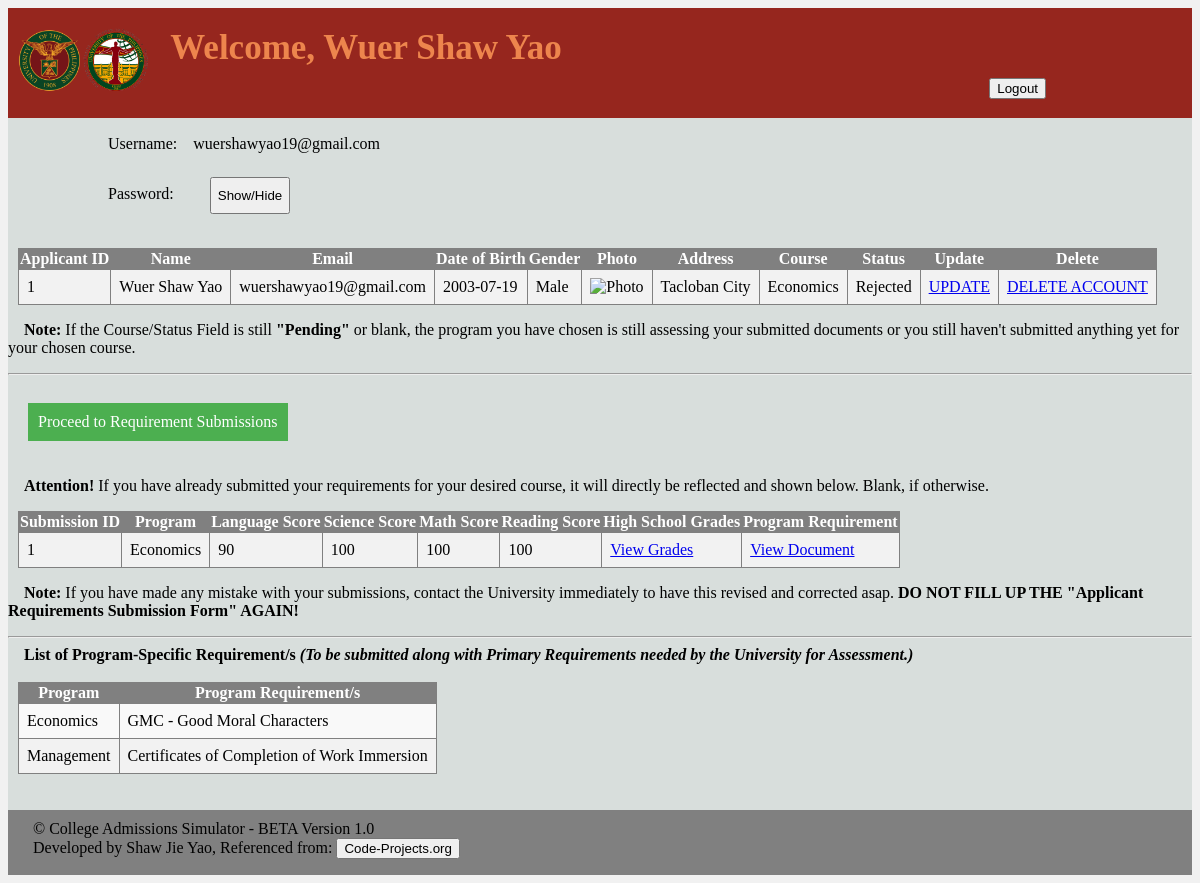
/applicant.php (signed in), run on the app's committed database.
### tables this page shows
CREATE TABLE `applicant` (
  `applicant_id` int NOT NULL AUTO_INCREMENT,
  `name` varchar(255) DEFAULT NULL,
  `email` varchar(255) DEFAULT NULL,
  `password` varchar(255) DEFAULT NULL,
  `address` varchar(255) DEFAULT NULL,
  `Date_of_birth` date NOT NULL,
  `gender` varchar(10) NOT NULL,
  `photo` varchar(255) DEFAULT NULL,
  `course` varchar(255) DEFAULT NULL,
  `status` varchar(255) NOT NULL,
  PRIMARY KEY (`applicant_id`),
  UNIQUE KEY `email` (`email`)
);

CREATE TABLE `applicant_info` (
  `id` int NOT NULL AUTO_INCREMENT,
  `name` varchar(255) NOT NULL,
  `email` varchar(255) NOT NULL,
  `language_score` int DEFAULT NULL,
  `science_score` int DEFAULT NULL,
  `math_score` int DEFAULT NULL,
  `reading_score` int DEFAULT NULL,
  `chosen_program` varchar(255) NOT NULL,
  `grades_path` varchar(255) DEFAULT NULL,
  `program_requirement_path` varchar(255) DEFAULT NULL,
  PRIMARY KEY (`id`),
  UNIQUE KEY `email_unique` (`email`)
);

CREATE TABLE `programs` (
  `program_id` int NOT NULL AUTO_INCREMENT,
  `program` varchar(255) NOT NULL,
  `program_requirements` varchar(9999) NOT NULL,
  PRIMARY KEY (`program_id`)
);

### applicant.php (the view, shortened to what this page needs)
<?php
	require('connection_db.php');
	if (isset($_POST['logout'])) {
		session_destroy();
		header('Location:index.php');
	}
	elseif($_SESSION['login']=="applicant")
	{
		$user =$_SESSION['name'];
	}
	else
		header('Location:index.php');
?>
<!DOCTYPE html>
<html>
<head>
</head>
<body>
	<div style="background-color: #96261e; height: 100px; padding-top: 10px;">
		<div style="padding: 10px; display: inline-flex;">
			<img style = "height: 65px; display: inline-flex;" src="UP-System-UP-Cebu-Logo.png" alt="UP Logo"><b style="font-family: cursive; font-size: 35px; color: #ed854d; width: 800px; margin-left: 20px;"><?php
			echo "Welcome, ". $user ?></b>
		</div>
		<form style="display: inline-flex;" action="#" method="POST">
		<input style="margin: 5px;" type="submit" name="logout" value="Logout">
	</form>
	</div>
	<div style="background-color: #d8dedc; height: auto; padding-top: 1px;">
		<?php
			$applicant_id=$_SESSION['applicant_id'];
			$sql = "SELECT * FROM applicant WHERE applicant_id='$applicant_id'";
				$result = mysqli_query($connectivity, $sql);
				if (mysqli_num_rows($result) == 0) {
				   echo "No data found";
				}
				else{
					while ($row=mysqli_fetch_assoc($result)) {
					$applicant_id=$row['applicant_id'];
					$name=$row['name'];
					$email=$row['email'];
					$dob=$row['Date_of_birth'];
					$gender=$row['gender'];
					$address=$row['address'];
					$course=$row['course'];
					$status=$row['status'];
				}
		?>
			<div style="margin-left: 100px;">
			<p>Username:&emsp;<?=$email;?><br>
			<p style="display: inline-flex;">Password:&emsp;
				<button style="height: 37px; margin-top: -8px;" type="button" onclick="password()">Show/Hide</button>
			</div><br>
					<table style="margin-left: 10px; margin-right: 10px;" border="1px">
						<tr>
							<th>Applicant ID</th>
							<th>Name</th>
							<th>Email</th>
							<th>Date of Birth</th>
							<th>Gender</th>
							<th>Photo</th>
							<th>Address</th>
							<th>Course</th>
							<th>Status</th>
							<th>Update</th>
							<th>Delete</th>
						</tr>
						<tr>
							<td><?=$applicant_id;?></td>
							<td><?=$name;?></td>
							<td><?=$email;?></td>
							<td><?=$dob;?></td>
							<td><?=$gender;?></td>
							<td><img src="<?= htmlspecialchars($row['photo']) ?>" alt="Photo" style="width: 100px; height: 100px; object-fit: cover;"></td>
							<td><?=$address;?></td>
							<td><?=$course;?></td>
							<td><?=$status;?></td>
							<td><a href="update2.php?s_id=<?=$applicant_id;?>">UPDATE</a></td>
							<td><a href="insert_db.php?st_id=<?=$applicant_id;?>" onclick="return confirm('Are you sure you want to delete your account?');">DELETE ACCOUNT</a></td>
						</tr>
					</table>
					<p>&emsp;<b>Note:</b> If the Course/Status Field is still <b>"Pending"</b> or blank, the program you have chosen is still assessing your submitted documents or you still haven't submitted anything yet for your chosen course.</p>
					<hr>
					<a href="enrollment.php" style="display: inline-block; margin: 20px; padding: 10px; background-color: #4CAF50; color: white; text-decoration: none;">Proceed to Requirement Submissions</a>
					<p>&emsp;<b>Attention!</b> If you have already submitted your requirements for your desired course, it will directly be reflected and shown below. Blank, if otherwise.</p>
					<?php
						if (isset($_SESSION['email'])) {
							$email = $_SESSION['email'];
							$sql = "SELECT id, chosen_program, language_score, science_score, math_score, reading_score, grades_path, program_requirement_path FROM applicant_info WHERE email = ?";
							$stmt = mysqli_prepare($connectivity, $sql);
							mysqli_stmt_bind_param($stmt, "s", $email);
							mysqli_stmt_execute($stmt);
							mysqli_stmt_bind_result($stmt, $id, $chosenprog, $langscore, $sciscore, $mathscore, $readingscore, $gradespath, $progreqpath);
							?>
							<table style="margin-left: 10px; margin-right: 10px;" border="1px">
								<tr>
									<th>Submission ID</th>
									<th>Program</th>
									<th>Language Score</th>
									<th>Science Score</th>
									<th>Math Score</th>
									<th>Reading Score</th>
									<th>High School Grades</th>
									<th>Program Requirement</th>
								</tr>
							<?php
							while (mysqli_stmt_fetch($stmt)) {
								echo "<tr>";
								echo "<td>" . htmlspecialchars($id) . "</td>";
								echo "<td>" . htmlspecialchars($chosenprog) . "</td>";
								echo "<td>" . htmlspecialchars($langscore) . "</td>";
								echo "<td>" . htmlspecialchars($sciscore) . "</td>";
								echo "<td>" . htmlspecialchars($mathscore) . "</td>";
								echo "<td>" . htmlspecialchars($readingscore) . "</td>";
								echo "<td><a href='" . htmlspecialchars($gradespath) . "' target='_blank'>View Grades</a></td>";
								echo "<td><a href='" . htmlspecialchars($progreqpath) . "' target='_blank'>View Document</a></td>";
								echo "</tr>";
							}
							?>
							</table>
							<?php
						} else {
							echo "Session email not set.";
						}
					?>
					<p>&emsp;<b>Note:</b> If you have made any mistake with your submissions, contact the University immediately to have this revised and corrected asap. <b>DO NOT FILL UP THE "Applicant Requirements Submission Form" AGAIN!</b></p>
					<hr>
					&emsp;<b>List of Program-Specific Requirement/s <i>(To be submitted along with Primary Requirements needed by the University for Assessment.)</i></b><br><br>
					<table style="margin-left: 10px; margin-right: 10px;" border="1px">
						<thead>
							<tr>
								<th>Program</th>
								<th>Program Requirement/s</th>
							</tr>
						</thead>
						<tbody>
							<?php
							$search_program = $_GET['search_program'] ?? '';
							$query = "SELECT * FROM programs WHERE program LIKE ?";
							if ($stmt = mysqli_prepare($connectivity, $query)) {
								$like_search_program = '%' . $search_program . '%';
								mysqli_stmt_bind_param($stmt, 's', $like_search_program);
								mysqli_stmt_execute($stmt);
								$result = mysqli_stmt_get_result($stmt);
								while ($row = mysqli_fetch_assoc($result)) {
									echo "<tr>";
									echo "<td>".$row['program']."</td>";
									echo "<td>".$row['program_requirements']."</td>";
									echo "</tr>";
								}
							} else {
								echo "<tr><td colspan='3'>No program requirements found or search query failed.</td></tr>";
							}
							?>
						</tbody>
					</table><br><br>
				<?php
			}
		?>
	</div>
	<footer style="background-color: gray; height: 65px;">
		<div style="padding-top: 10px; padding-left: 25px;">&copy; College Admissions Simulator - BETA Version 1.0</div>
		<div style="padding-bottom: 15px; padding-left: 25px;">Developed by Shaw Jie Yao, Referenced from: <button onclick="navigateTo('https://code-projects.org/enrollment-system-in-php-with-source-code/')" title="Enrollment System - Code-Projects">Code-Projects.org</button></div>
	</footer>
</body>
</html>

### applicant.php (style rules this page uses)
body { background: #f1f1f1; }
table { border-collapse: collapse; width: auto; }
th { text-align: center; background-color: #808080; color: white; }
td { text-align: left; padding: 8px; }
tr:nth-child(even) { background-color: #f2f2f2 }
tr:nth-child(odd) { background-color: #f9f9f9 }

### data on the page
applicant: email "wuershawyao19@gmail.com", applicant_id "1", name "Wuer Shaw Yao", Date_of_birth "2003-07-19", gender "Male", address "Tacloban City", course "Economics", status "Rejected"
applicant_info: math_score "100", reading_score "100"
programs: program "Economics", program_requirements "GMC - Good Moral Characters"
programs: program "Management", program_requirements "Certificates of Completion of Work Immersion"

### other printed values
$user "Wuer Shaw Yao"
